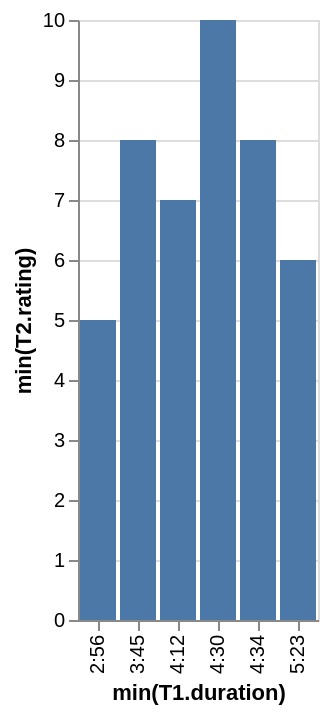

Specify this chart in Vega-Lite:
### Vega-Lite specification from a JSON file in a GitHub repository (floating-point values rounded to 4 significant figures)
{"data": {"values": [{"x_data": "5:23", "y_data": 6}, {"x_data": "4:12", "y_data": 7}, {"x_data": "4:30", "y_data": 10}, {"x_data": "2:56", "y_data": 5}, {"x_data": "4:34", "y_data": 8}, {"x_data": "3:45", "y_data": 8}]}, "mark": "bar", "encoding": {"x": {"field": "x_data", "type": "nominal", "title": "min(T1.duration)", "sort": "ascending"}, "y": {"field": "y_data", "type": "quantitative", "title": "min(T2.rating)"}}}
